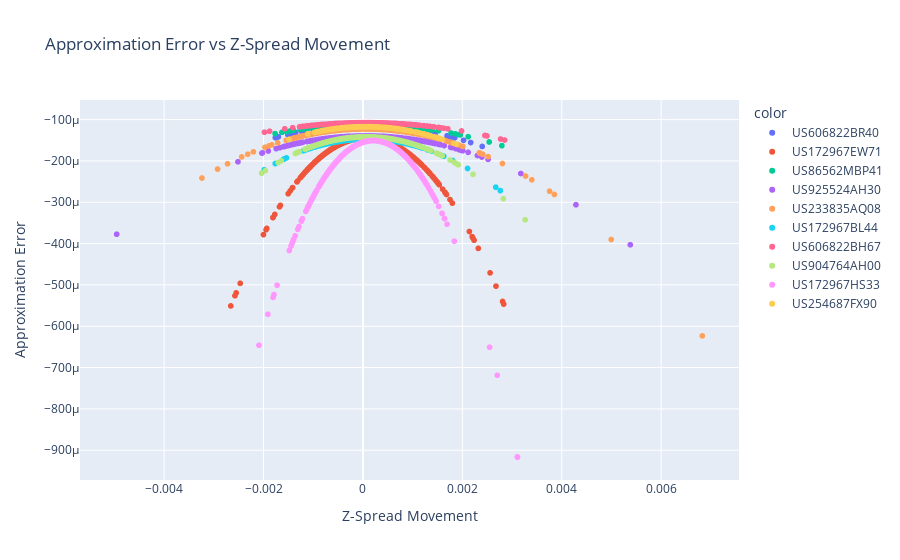

Source (notebook cell):
### Markdown cell above
It looks pretty similar, but as one final check let's plot the difference in the returns estimated by our NonLinearPrior and our first-order approximation against the size of the z-spread move:

### Code cell
z_spread_movements.columns = estimated_bond_movements.columns
df = pd.concat([
        z_spread_movements.stack().droplevel(0), 
        estimated_bond_movements.stack().droplevel(0), 
        returns.stack().droplevel(0)
    ], keys=[
        "z_spread_movement",
        "estimated_bond_movement", 
        "repriced_bond_movement"],
    axis=1) \
    .reset_index().rename({"index": "isin"}, axis=1)

px.scatter(
    x=df["z_spread_movement"],
    y=df["estimated_bond_movement"] - df["repriced_bond_movement"], 
    color=df["isin"], title="Approximation Error vs Z-Spread Movement",
    labels={"x": "Z-Spread Movement", "y": "Approximation Error"})

### Figure 1 — Plotly figure (JSON) as saved in the notebook; plotly's stock layout.template omitted (floating-point values rounded to 4 significant figures; data arrays with more than 128 entries replaced by an {"elided": "..."} marker saying what was removed)
{"data": [{"hovertemplate": "color=US606822BR40<br>Z-Spread Movement=%{x}<br>Approximation Error=%{y}<extra></extra>", "legendgroup": "US606822BR40", "marker": {"color": "#636efa", "symbol": "circle"}, "mode": "markers", "name": "US606822BR40", "showlegend": true, "type": "scattergl", "x": {"elided": "1230 float values"}, "xaxis": "x", "y": {"elided": "1230 float values"}, "yaxis": "y"}, {"hovertemplate": "color=US172967EW71<br>Z-Spread Movement=%{x}<br>Approximation Error=%{y}<extra></extra>", "legendgroup": "US172967EW71", "marker": {"color": "#EF553B", "symbol": "circle"}, "mode": "markers", "name": "US172967EW71", "showlegend": true, "type": "scattergl", "x": {"elided": "1230 float values"}, "xaxis": "x", "y": {"elided": "1230 float values"}, "yaxis": "y"}, {"hovertemplate": "color=US86562MBP41<br>Z-Spread Movement=%{x}<br>Approximation Error=%{y}<extra></extra>", "legendgroup": "US86562MBP41", "marker": {"color": "#00cc96", "symbol": "circle"}, "mode": "markers", "name": "US86562MBP41", "showlegend": true, "type": "scattergl", "x": {"elided": "1230 float values"}, "xaxis": "x", "y": {"elided": "1230 float values"}, "yaxis": "y"}, {"hovertemplate": "color=US925524AH30<br>Z-Spread Movement=%{x}<br>Approximation Error=%{y}<extra></extra>", "legendgroup": "US925524AH30", "marker": {"color": "#ab63fa", "symbol": "circle"}, "mode": "markers", "name": "US925524AH30", "showlegend": true, "type": "scattergl", "x": {"elided": "1230 float values"}, "xaxis": "x", "y": {"elided": "1230 float values"}, "yaxis": "y"}, {"hovertemplate": "color=US233835AQ08<br>Z-Spread Movement=%{x}<br>Approximation Error=%{y}<extra></extra>", "legendgroup": "US233835AQ08", "marker": {"color": "#FFA15A", "symbol": "circle"}, "mode": "markers", "name": "US233835AQ08", "showlegend": true, "type": "scattergl", "x": {"elided": "1230 float values"}, "xaxis": "x", "y": {"elided": "1230 float values"}, "yaxis": "y"}, {"hovertemplate": "color=US172967BL44<br>Z-Spread Movement=%{x}<br>Approximation Error=%{y}<extra></extra>", "legendgroup": "US172967BL44", "marker": {"color": "#19d3f3", "symbol": "circle"}, "mode": "markers", "name": "US172967BL44", "showlegend": true, "type": "scattergl", "x": {"elided": "1230 float values"}, "xaxis": "x", "y": {"elided": "1230 float values"}, "yaxis": "y"}, {"hovertemplate": "color=US606822BH67<br>Z-Spread Movement=%{x}<br>Approximation Error=%{y}<extra></extra>", "legendgroup": "US606822BH67", "marker": {"color": "#FF6692", "symbol": "circle"}, "mode": "markers", "name": "US606822BH67", "showlegend": true, "type": "scattergl", "x": {"elided": "1230 float values"}, "xaxis": "x", "y": {"elided": "1230 float values"}, "yaxis": "y"}, {"hovertemplate": "color=US904764AH00<br>Z-Spread Movement=%{x}<br>Approximation Error=%{y}<extra></extra>", "legendgroup": "US904764AH00", "marker": {"color": "#B6E880", "symbol": "circle"}, "mode": "markers", "name": "US904764AH00", "showlegend": true, "type": "scattergl", "x": {"elided": "1230 float values"}, "xaxis": "x", "y": {"elided": "1230 float values"}, "yaxis": "y"}, {"hovertemplate": "color=US172967HS33<br>Z-Spread Movement=%{x}<br>Approximation Error=%{y}<extra></extra>", "legendgroup": "US172967HS33", "marker": {"color": "#FF97FF", "symbol": "circle"}, "mode": "markers", "name": "US172967HS33", "showlegend": true, "type": "scattergl", "x": {"elided": "1230 float values"}, "xaxis": "x", "y": {"elided": "1230 float values"}, "yaxis": "y"}, {"hovertemplate": "color=US254687FX90<br>Z-Spread Movement=%{x}<br>Approximation Error=%{y}<extra></extra>", "legendgroup": "US254687FX90", "marker": {"color": "#FECB52", "symbol": "circle"}, "mode": "markers", "name": "US254687FX90", "showlegend": true, "type": "scattergl", "x": {"elided": "1230 float values"}, "xaxis": "x", "y": {"elided": "1230 float values"}, "yaxis": "y"}], "layout": {"legend": {"title": {"text": "color"}, "tracegroupgap": 0}, "title": {"text": "Approximation Error vs Z-Spread Movement"}, "xaxis": {"anchor": "y", "domain": [0, 1], "title": {"text": "Z-Spread Movement"}}, "yaxis": {"anchor": "x", "domain": [0, 1], "title": {"text": "Approximation Error"}}}}
